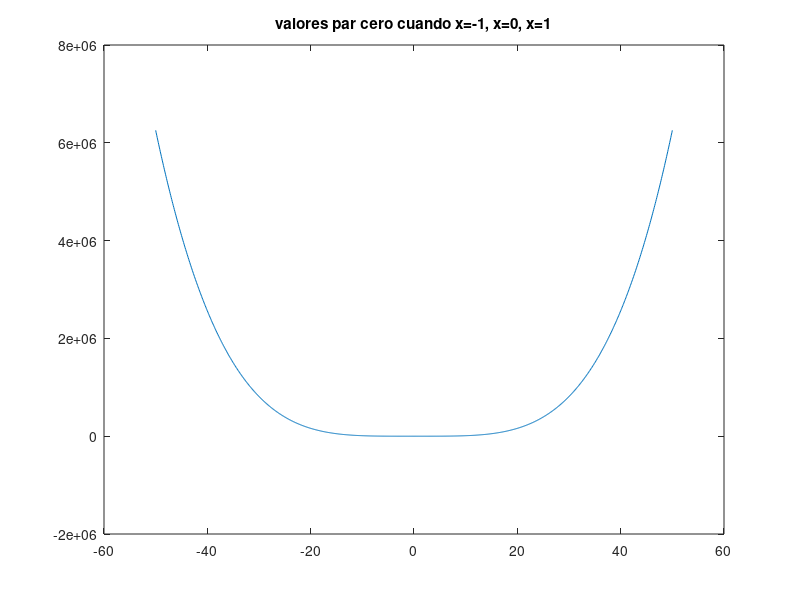

Source code (MATLAB):
% Octave 
% Title               : FUNCIONES ALGEBRAICAS: POLINOMIALES Y RACIONALES
% Description         :Script para solucionar desigualdades
% Authors             :Atzimba Joice Martinez Huitron
% Date                :20211119
% Usage               :Octave1

 clear
 x=-50:0.1:50
 
 %Funcion
fx= (2).* (x.^2) + (x.^4) + (x)
 %Plotear fincion
 plot(x,fx)
 title ("valores par cero cuando x=-1, x=0, x=1");